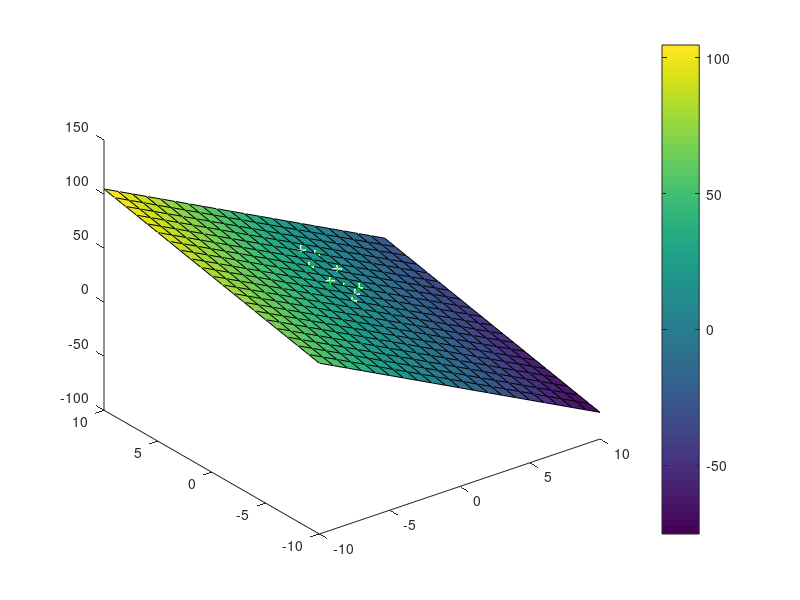

This chart was generated by the following MATLAB code:
clc
clear all
x1=[0 0 1 2 0 1 2 2 1];
x2=[0 2 2 4 4 6 6 2 1];
y=[14 21 11 12 23 23 14 6 11];
n=length(x1);
sumx1=0;
sumx2=0;
sumy=0;
sumx1x2=0;
sumx1sq=0;
sumx2sq=0;
sumx1y=0;
sumx2y=0;
for i=1:n
    sumx1=sumx1+x1(i);
    sumx2=sumx2+x2(i);
    sumy=sumy+y(i);
    sumx1x2=sumx1x2+(x1(i)*x2(i));
    sumx1sq=sumx1sq+(x1(i)*x1(i));
    sumx2sq=sumx2sq+(x2(i)*x2(i));
    sumx1y=sumx1y+(x1(i)*y(i));
    sumx2y=sumx2y+(x2(i)*y(i));
end

A=[n sumx1 sumx2;sumx1 sumx1sq sumx1x2;sumx2 sumx1x2 sumx2sq];
B=[sumy;sumx1y;sumx2y];
X=inv(A)*B;
a0=X(1);
a1=X(2);
a2=X(3);
a0,a1,a2

meany=sumy/n;
st=0;
sr=0;
for i=1:n
    st=st+(y(i)-meany)^2;
    sr=sr+(y(i)-a0-a1*x1(i)-a2*x2(i));
end
Rsq=((st-sr)/st)
plot3(x1,x2,y,'+', 'color', 'g')



hold on

x1=(-10:10);
x2=(-10:10);
[x1 x2]=meshgrid(x1,x2);
y=a0+a1*x1+a2*x2;
hold on
surf(x1,x2,y)
colorbar